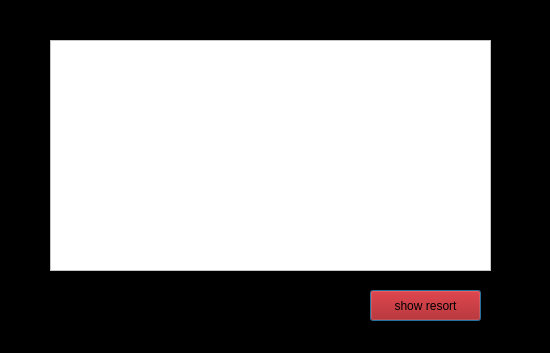
<?xml version="1.0" encoding="UTF-8"?>
<ui version="4.0">
 <class>sajsdminshowDialog</class>
 <widget class="QDialog" name="sajsdminshowDialog">
  <property name="geometry">
   <rect>
    <x>0</x>
    <y>0</y>
    <width>550</width>
    <height>353</height>
   </rect>
  </property>
  <property name="windowTitle">
   <string>Dialog</string>
  </property>
  <property name="styleSheet">
   <string notr="true">background:rgb(0, 0, 0)</string>
  </property>
  <widget class="QPushButton" name="pushButton_sjc">
   <property name="geometry">
    <rect>
     <x>370</x>
     <y>290</y>
     <width>111</width>
     <height>31</height>
    </rect>
   </property>
   <property name="styleSheet">
    <string notr="true">font: 75 12pt &quot;MS Shell Dlg 2&quot;;
background:rgb(170, 0, 0)</string>
   </property>
   <property name="text">
    <string>show resort</string>
   </property>
  </widget>
  <widget class="QTableView" name="tableView_sjc">
   <property name="geometry">
    <rect>
     <x>50</x>
     <y>40</y>
     <width>441</width>
     <height>231</height>
    </rect>
   </property>
   <property name="styleSheet">
    <string notr="true">font: 75 12pt &quot;MS Shell Dlg 2&quot;;
background:rgb(255, 255, 255)</string>
   </property>
  </widget>
 </widget>
 <resources/>
 <connections/>
</ui>
